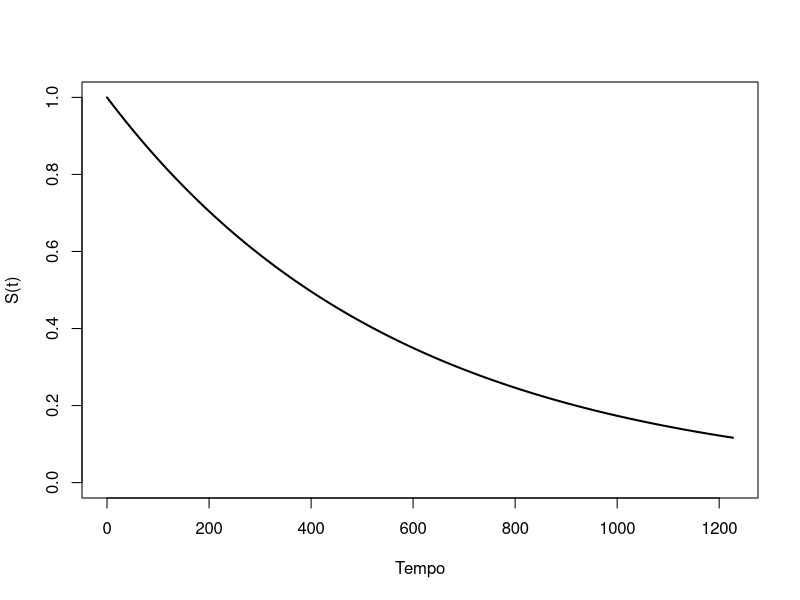

Source code (R): (Note: this script raises an error after producing the figure.)
## ---- chunk 1
library(survival)
## ---- chunk 2
# TIME: Survival time in days
# CENS: Censoring indicator (0 = censored, 1 = uncensored)
# TREAT: Treatment (1 = single, 2 = combined)
# AGE: Age of patient in years
# RDISEASE: Extent of residual disease (1 = incomplete, 2 = complete)
# PERF: Performance status (1 = good, 2 = poor)
quimioterapy <- read.table("Quimioterapy.txt", header = TRUE)

head(quimioterapy)
## ---- chunk 3
reg.exp <- survreg(
  Surv(TIME, CENS) ~ factor(TREAT),
  data = quimioterapy,
  dist = "exponential"
)

summary(reg.exp)
## ---- chunk 4

RegExpComp <- survreg(
  Surv(TIME, CENS) ~ factor(TREAT) + AGE + RDISEASE + PERF,
  data = quimioterapy,
  dist = "exponential"
)

summary(RegExpComp)
## ---- chunk 5
logLik.expon <- function(data, betas) {
  dj <- data$CENS
  tj <- data$TIME
  X <- as.matrix(data.frame(x0 = rep(1, nrow(data)), data[, 4:7]))
  betas <- as.vector(betas)

  (-1) * sum(-dj * X %*% betas - tj * exp(-X %*% betas))
}
## ---- chunk 6
res.exp_log_lik <- optim(
  rep(0, 5),
  fn = logLik.expon,
  data = quimioterapy,
  method = "BFGS",
  hessian = TRUE
)

# Maximum Likelihood Estimates
betas <- round(
  data.frame(
    b0 = res.exp_log_lik$par[1],
    b1 = res.exp_log_lik$par[2],
    b2 = res.exp_log_lik$par[3],
    b3 = res.exp_log_lik$par[4],
    b4 = res.exp_log_lik$par[5]
  ),
  4
)

betas
## ---- chunk 7

# esses betas entram nessa linearização aqui
# eta <- b0 + b1*TREAT + b2*AGE + b3*RDISEASE + b4*PERF
# S(t | x) = exp(-t * exp(-eta))

S_exp <- function(t, TREAT, AGE, RDISEASE, PERF) {
  eta <- 12.7527 +
    0.6252*TREAT -
    0.0867*AGE -
    0.7754*RDISEASE -
    0.2781*PERF

  exp(-t * exp(-eta))
}
## ---- chunk 8

tempos <- seq(0, max(quimioterapy$TIME), length.out = 300)

plot(
  tempos,
  S_exp(tempos, TREAT = 1, AGE = 60, RDISEASE = 2, PERF = 1),
  type = "l",
  lwd = 2,
  ylim = c(0, 1),
  xlab = "Tempo",
  ylab = "S(t)"
)
## ---- chunk 9

score.exp <- function(data, betas) {
  dj <- data$CENS
  tj <- data$TIME
  X <- as.matrix(data.frame(x0 = rep(1, nrow(data)), data[, 4:7]))
  betas <- as.vector(betas)
  score <- double(ncol(X))

  for (r in seq_len(ncol(X))) {
    score[r] <- sum(X[, r] * (tj * exp(-X %*% betas) - dj))
  }

  score
}

Info.exp <- function(data, betas) {
  tj <- data$TIME
  X <- as.matrix(data.frame(x0 = rep(1, nrow(data)), data[, 4:7]))
  betas <- as.vector(betas)
  Info.mat <- matrix(NA, ncol = ncol(X), nrow = ncol(X))

  for (r in seq_len(ncol(X))) {
    for (s in seq_len(ncol(X))) {
      Info.mat[r, s] <- sum(X[, r] * X[, s] * tj * exp(-X %*% betas))
    }
  }

  Info.mat
}

fs.expReg <- function(data, betas, max.iter = 15, eps = 1e-08) {
  tol.vec <- double(max.iter + 1)
  betas.vec <- matrix(NA, nrow = max.iter + 1, ncol = length(betas))

  betas.vec[1, ] <- betas.ant <- betas
  contador <- 1
  tol.vec[1] <- 1

  while (TRUE) {
    v <- solve(Info.exp(data, betas.ant), score.exp(data, betas.ant))

    # Iterative step (FS Algorithm)
    betas.atual <- betas.ant + v

    # Computing the tolerance level
    tol <- sum(abs(betas.atual - betas.ant))
    contador <- contador + 1

    # Updating the main results
    betas.ant <- betas.atual
    betas.vec[contador, ] <- betas.ant
    tol.vec[contador] <- tol

    cat("Wait: the FS algorithm is running", "\r")

    if ((eps > tol) || (contador > max.iter)) {
      break
    }
  }

  Results <- matrix(NA, nrow = contador, ncol = 6)
  colnames(Results) <- c("b0", "b1", "b2", "b3", "b4", "Tolerance")
  Results[seq_len(contador), 1:5] <- betas.vec[seq_len(contador), ]
  Results[seq_len(contador), 6] <- tol.vec[seq_len(contador)]

  Cov.Mat <- solve(Info.exp(data, betas.atual))
  se.betas <- sqrt(diag(Cov.Mat))

  list(
    betas.atual = betas.atual,
    Cov.Mat = Cov.Mat,
    se.betas = se.betas,
    Results = Results
  )
}

res.expFS <- fs.expReg(quimioterapy, rep(0, 5))
## ---- chunk 10

# Maximum likelihood estimates
round(res.expFS$betas.atual, 4)
## ---- chunk 11

# Standard error
round(sqrt(diag(res.expFS$Cov.Mat)), 4)
## ---- chunk 12
reg.weib <- survreg(
  Surv(TIME, CENS) ~ factor(TREAT) + AGE + factor(RDISEASE) + factor(PERF),
  data = quimioterapy,
  dist = "weibull"
)

summary(reg.weib)
## ---- chunk 13
logLik.Weib <- function(data, param) {
  dj <- data$CENS
  tj <- data$TIME
  alpha <- param[6]
  betas <- as.matrix(param[1:5])
  X <- as.matrix(cbind(x0 = 1, data[, 4:7]))
  linear_pred <- X %*% betas

  if (alpha <= 0) {
    return(Inf)
  }

  (-1) * sum(
    dj * log(alpha * tj^(alpha - 1) * exp(-alpha * linear_pred)) -
      tj^alpha * exp(-alpha * linear_pred)
  )
}

res.weib_loglike <- optim(
  c(rep(0, 5), 0.1),
  fn = logLik.Weib,
  data = quimioterapy,
  method = "BFGS",
  hessian = TRUE
)

# Maximum Likelihood Estimates
betas_weib <- round(
  data.frame(
    b0 = res.weib_loglike$par[1],
    b1 = res.weib_loglike$par[2],
    b2 = res.weib_loglike$par[3],
    b3 = res.weib_loglike$par[4],
    b4 = res.weib_loglike$par[5]
  ),
  4
)

betas_weib
## ---- chunk 14

sqrt(diag(solve(res.weib$hessian)))
## ---- chunk 15
tj <- seq(0, 5, length.out = 1000)

exp.mu0 <- 1
exp.mu1 <- 0.2
exp.mu2 <- 0.5
exp.mu3 <- 2
exp.mu4 <- 5

S0 <- function(z) {
  exp(-z)
}

surv_af <- function(t, mu) {
  S0(t / mu)
}

plot(
  tj,
  surv_af(tj, exp.mu0),
  type = "s",
  col = 1,
  lwd = 2,
  xlab = "Tempos",
  ylab = "Sobrevivência"
)

lines(tj, surv_af(tj, exp.mu1), lwd = 2, col = 2)
lines(tj, surv_af(tj, exp.mu2), lwd = 2, col = 3)
lines(tj, surv_af(tj, exp.mu3), lwd = 2, col = 4)
lines(tj, surv_af(tj, exp.mu4), lwd = 2, col = 5)

labels <- c(
  "Linha de base",
  expression(paste(exp(mu), " = ", "0,2")),
  expression(paste(exp(mu), " = ", "1/2")),
  expression(paste(exp(mu), " = ", "2")),
  expression(paste(exp(mu), " = ", "5"))
)

legend("topright", labels, lty = 1, col = 1:5, lwd = 2)
## ---- chunk 16
Reg.LogLogis <- survreg(
  Surv(TIME, CENS) ~ factor(TREAT) + AGE + factor(RDISEASE) + factor(PERF),
  data = quimioterapy,
  dist = "loglogistic"
)

summary(Reg.LogLogis)
## ---- chunk 17

# Perfil para o qual você quer a curva
novo <- data.frame(
  TREAT = c(1, 2),
  AGE = mean(quimioterapy$AGE),
  RDISEASE = 2,
  PERF = 1
)

tempos <- seq(1, max(quimioterapy$TIME), length.out = 300)

eta <- predict(Reg.LogLogis, newdata = novo, type = "lp")
sigma <- Reg.LogLogis$scale

S_loglogis <- function(t, eta, sigma) {
  1 / (1 + exp((log(t) - eta) / sigma))
}

plot(
  tempos,
  S_loglogis(tempos, eta[1], sigma),
  type = "l",
  lwd = 2,
  col = 1,
  ylim = c(0, 1),
  xlab = "Tempo",
  ylab = "S(t)",
  main = "Função de sobrevivência - Log-logística"
)

lines(tempos, S_loglogis(tempos, eta[2], sigma), lwd = 2, col = 2)

legend(
  "topright",
  legend = c("TREAT = 1", "TREAT = 2"),
  col = c(1, 2),
  lwd = 2
)
